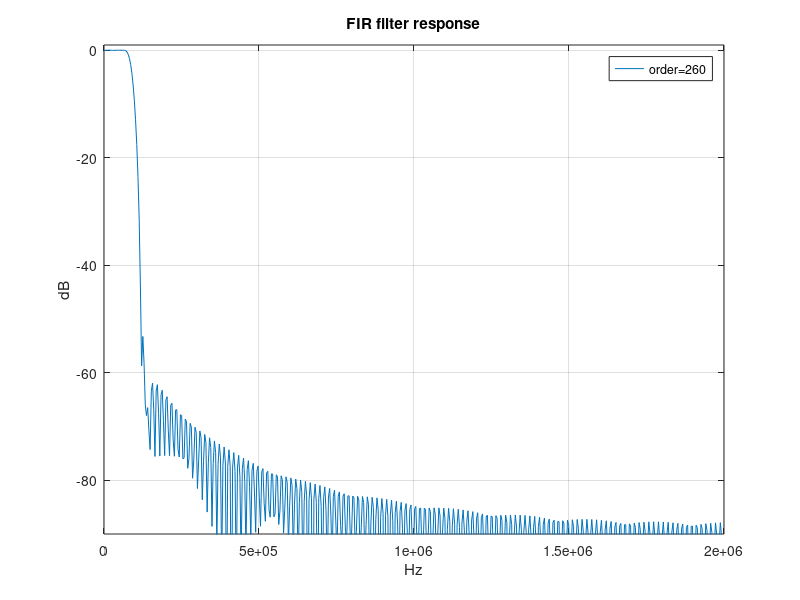

MATLAB code to generate this figure:
% Input parameters

% cfir00
%fs = 40e6;            % sampling freq
%fc = 1.8e6;           % cut off freq
%L  = 160;             % filter order

fs = 4e6;             % sampling freq
fc = 0.095e6;           % cut off freq
L  = 260;             % filter order

% Calculate the filter
f0 = fc/(fs/2);       % norm. frequency
b = fir1(L, f0);      % FIR filter coefficients

% Get the frequency response
h  = freqz(b);       
nf = ( 0:pi/(length(h)-1):pi )';
f  = nf*fs/(2*pi);

% Plot the filter response
plot( f, 20*log10( abs(h) ) );
xlabel( "Hz" );
ylabel( "dB" );
title( "FIR filter response" );
legend( sprintf("order=%d", length(b)-1) );
axis( [0,fs/2,-90,1] );
grid on;

% saveas seems to be coming up unresolved, but is in documenation
%saveas( 1, "plot1.png", "png" ); % Save figure 1 as png
print -dpng fig1.png;


%%%%%%%%%%%%%%%%%%%%%%%%%%%%%%%%%%%%%%%%%%%%%%%%%%%%%%%%%%%%%%%%%%%%%%%%%%%%%%%%
%
% Create the Xilinx .coe file
%

B  = 16;                      %% 16 bit coeffs
bn = b/max(b);                %% Floating point coefficients
bz = round(bn*power(2,B-1)-1); %% Fixed point coefficients

bc=b;
% bc = bz;

fid = fopen( "cfir.coe", "w");
fprintf(fid,";\n");
fprintf(fid,"; CIC Fir compensation filter\n");
fprintf(fid,"; Coefficients generated by Octave\n");
fprintf(fid,"; Fs (sampling freq)      =%d [Hz]\n",fs);
fprintf(fid,"; Fc (cutoff freq)        =%d [Hz]\n",fc);
fprintf(fid,"; F0 (normalized cutoff)  =%f\n",f0);
fprintf(fid,"; L  (number coefs)       =%d\n",L);
fprintf(fid,"; Gain(sum coefs)         =%f\n",sum(bc));
fprintf(fid,"; Gain(dB)                =%f\n",20*log10(sum(bc)));
fprintf(fid,"; Gain(bits)              =%f\n",log2(sum(bc)));
fprintf(fid,"; BitGrowth               =%d\n",ceil(log2(sum(abs(bc)))));
fprintf(fid,";\n");
fprintf(fid,"radix=10;\n");
fprintf(fid,"coefdata=\n");
for i=1:L 
%   fprintf(fid,"%d,\n",bz(i));
   fprintf(fid,"%f,\n",bc(i));
endfor
fprintf(fid,";\n");
fclose(fid);

